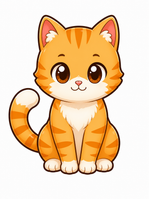
#> input picture assets/cat-src/cat-front.png, 149 x 199 px
$ python sprite_cutout.py ../assets/cat-src/cat-front.png ../assets/cat-src/cat-lay.png 5
#> lines starting #> are read from the running program, lines starting #| are printed output that depends on the picture; after the words box and inside, x2 and y2 are one past the last pixel; in counts of white or black regions, pixels touching at a corner belong together
# Cut the 4 walk frames out of a white-background sprite sheet and register them
# onto one identical canvas (heads level horizontally, paws on one ground line).
import sys, numpy as np
from PIL import Image
from scipy import ndimage

def cut(rgb):
    a = rgb.astype(float)
    dist = np.abs(a - 255).max(-1)                    # how far from pure white
    near_white = dist < 28
    lab, _ = ndimage.label(near_white)
    border = set(np.unique(np.concatenate([lab[0], lab[-1], lab[:, 0], lab[:, -1]]))) - {0}
    bg = np.isin(lab, list(border))
    # soft edge: pixels touching the background get alpha from how dark they are
    edge = ndimage.binary_dilation(bg, iterations=2) & ~bg
    lum = a.mean(-1)
    alpha = np.where(bg, 0.0, 1.0)
    alpha = np.where(edge, np.clip((255 - lum) / (255 - 70), 0, 1), alpha)
    alpha = np.where(bg & (dist >= 8), np.clip(dist / 120, 0, 1) * 0.6, alpha)  # faint halo kept soft
    # un-mix white from the semi-transparent edge pixels
    am = np.maximum(alpha, 1e-3)[..., None]
    col = np.clip((a - (1 - am) * 255) / am, 0, 255)
    col = np.where(alpha[..., None] > 0, col, 0)
    return np.dstack([col, alpha * 255]).astype(np.uint8)

def main(sheet, segs, out_prefix, target_h):
#> called with sheet = '../assets/cat-src/cat-front.png', out_prefix = '../assets/cat-src/cat-lay.png', target_h = 5
    im = np.asarray(Image.open(sheet).convert('RGB'))
#> im is the input picture: shape (199, 149, 3); mean R, G, B 239.3, 212.8, 181.4
    frames = []
    for (x0, x1) in segs:
        pad = 12
        crop = im[:, max(0, x0 - pad):min(im.shape[1], x1 + pad)]
        rgba = cut(crop)
        al = rgba[..., 3] > 40
        ys, xs = np.where(al)
        rgba = rgba[ys.min():ys.max() + 1, xs.min():xs.max() + 1]
        frames.append(rgba)
#> this loop made 2 passes
#> pass 1, in main, `crop = im[:, max(0, x0 - pad):min(im.shape[1], x1 + pad)]`:
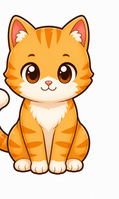
#> crop: shape (199, 119, 3); mean R, G, B 237.5, 207.2, 171.2
#> pass 1, in cut, `dist = np.abs(a - 255).max(-1)`:
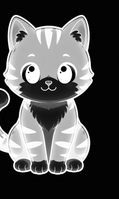
#> dist: shape (199, 119) float64; min 0, max 255, mean 83.8
#> pass 1, in cut, `near_white = dist < 28`:
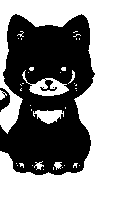
#> near_white: shape (199, 119) bool; 53.7% white; 3 black regions (1 under 20 px), largest, box (x1, y1, x2, y2) and area: (0, 14, 95, 175) 10820, (0, 88, 10, 112) 134
#> after the loop:
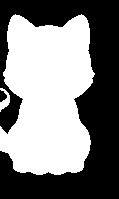
#> al: shape (199, 119) bool; 50.3% white; 2 black regions, box (x1, y1, x2, y2) and area: (0, 0, 119, 199) 11724, (0, 90, 7, 102) 57
#> after the loop, frames = 1 item
    # register: head = top 38% of each cutout; align heads' horizontal centre of mass,
    # and align the bottom (paws) to one ground line
    def head_cx(f):
        # centre of the HEAD only: on each upper row take the right-most opaque run
        # (the tail is a separate run further left, so it's ignored)
        h = f.shape[0]; cs = []
        for r in range(int(h * 0.12), int(h * 0.45)):
            xr = np.where(f[r, :, 3] > 128)[0]
            if xr.size == 0: continue
            runs = np.split(xr, np.where(np.diff(xr) > 1)[0] + 1)
            cs.append((runs[-1].min() + runs[-1].max()) / 2)
        return float(np.median(cs))
    cxs = [head_cx(f) for f in frames]
    left = max(cxs); right = max(f.shape[1] - c for f, c in zip(frames, cxs))
    H = max(f.shape[0] for f in frames)
    W = int(np.ceil(left + right))
    out = []
    for f, c in zip(frames, cxs):
        can = np.zeros((H, W, 4), np.uint8)
        ox = int(round(left - c)); oy = H - f.shape[0]
        can[oy:oy + f.shape[0], ox:ox + f.shape[1]] = f
        out.append(can)
    margin = 6
    for i, can in enumerate(out):
        img = Image.fromarray(can)
        s = target_h / H
        img = img.resize((round(W * s), target_h), Image.LANCZOS)
        full = Image.new('RGBA', (img.width + 2 * margin, img.height + 2 * margin), (0, 0, 0, 0))
        full.paste(img, (margin, margin))
        full.save(f'{out_prefix}{i + 1}.png')
        print(f'{out_prefix}{i + 1}.png', full.size)

if __name__ == '__main__':
    segs = [(42, 449), (480, 840), (863, 1265), (1294, 1659)]
#> (the run stopped early here; a loop or call above may not have finished)

$ run again, on assets/cat-src/cat-pose-sheet-eyes-closed.png
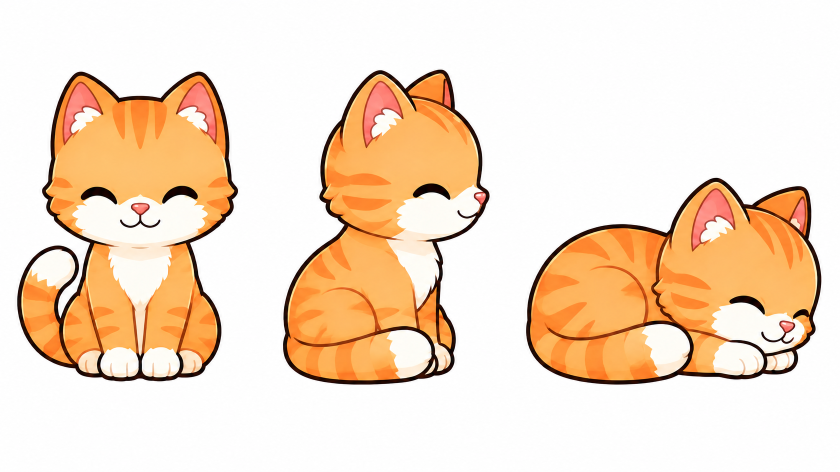
#> input picture assets/cat-src/cat-pose-sheet-eyes-closed.png, 1680 x 944 px (shown at 1/2 size)
#> in main, im is the input picture: shape (944, 1680, 3); mean R, G, B 244, 221.8, 200.5
#> the loop in main, `for (x0, x1) in segs:` made 4 passes
#> pass 1, in cut, `near_white = dist < 28`:
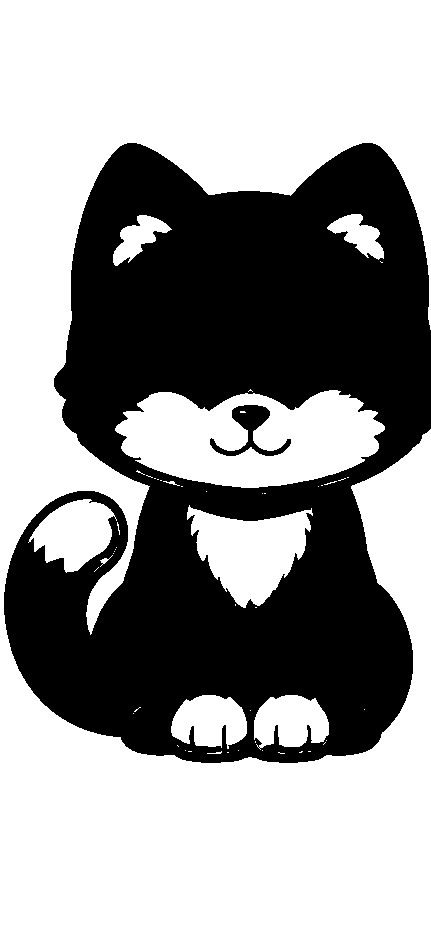
#> near_white: shape (944, 431) bool; 59.9% white; 2 black regions, box (x1, y1, x2, y2) and area: (4, 143, 431, 763) 161878, (210, 405, 291, 456) 1253
#> after the loop in main, `for (x0, x1) in segs:`: frames = 4 items
#> cxs = [245, 279.5, 55.5, 178.5]
#> left = 279.5
#> right = 370.5
#> H = 631
#> W = 650
#> the loop in main, `for f, c in zip(frames, cxs):` made 4 passes
#> (c, ox, oy) on passes 1 to 4: (245, 34, 11), (279.5, 0, 1), (55.5, 224, 0), (178.5, 101, 219)
#> after the loop in main, `for f, c in zip(frames, cxs):`: out = 4 items
#> the loop in main, `for i, can in enumerate(out):` made 4 passes
#| ../assets/cat-src/cat-pose-sheet-eyes-closed.png1.png (17, 17)
#| ../assets/cat-src/cat-pose-sheet-eyes-closed.png2.png (17, 17)
#| ../assets/cat-src/cat-pose-sheet-eyes-closed.png3.png (17, 17)
#| ../assets/cat-src/cat-pose-sheet-eyes-closed.png4.png (17, 17)
#> after the loop in main, `for i, can in enumerate(out):`:
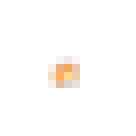
#> full: PIL image 17x17 RGBA (shown 8 times larger); mean R, G, B, A 11.5, 8.2, 4.8, 6.7; transparent parts drawn white
